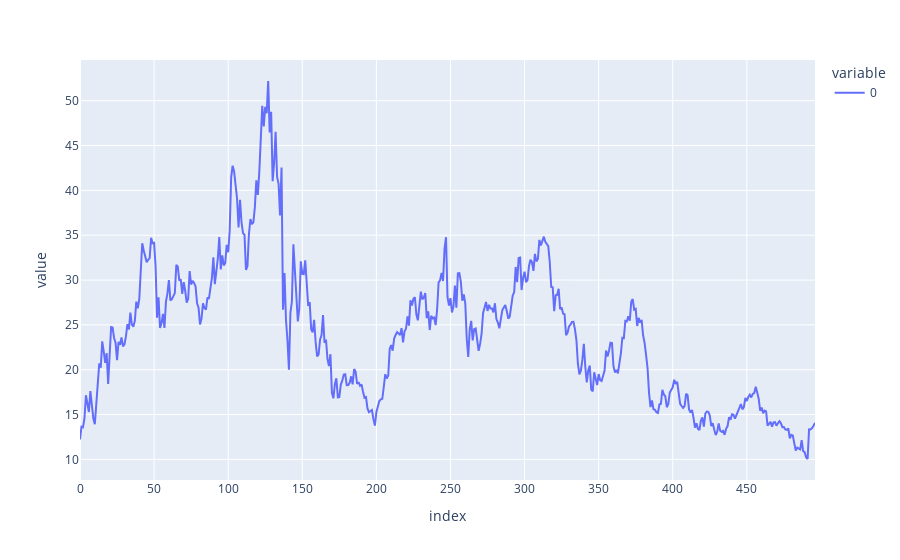

Notebook source saved alongside this figure:
### Code cell
apply_LSTM(df1, split_percentage=0.75)

### Figure 1 — Plotly figure (JSON) as saved in the notebook; plotly's stock layout.template omitted (floating-point values rounded to 4 significant figures; data arrays with more than 128 entries replaced by an {"elided": "..."} marker saying what was removed)
{"data": [{"hovertemplate": "variable=0<br>index=%{x}<br>value=%{y}<extra></extra>", "legendgroup": "0", "line": {"color": "#636efa", "dash": "solid"}, "mode": "lines", "name": "0", "orientation": "v", "showlegend": true, "type": "scatter", "x": {"elided": "497 int values"}, "xaxis": "x", "y": {"elided": "497 float values"}, "yaxis": "y"}], "layout": {"legend": {"title": {"text": "variable"}, "tracegroupgap": 0}, "margin": {"t": 60}, "xaxis": {"anchor": "y", "domain": [0, 1], "title": {"text": "index"}}, "yaxis": {"anchor": "x", "domain": [0, 1], "title": {"text": "value"}}}}
